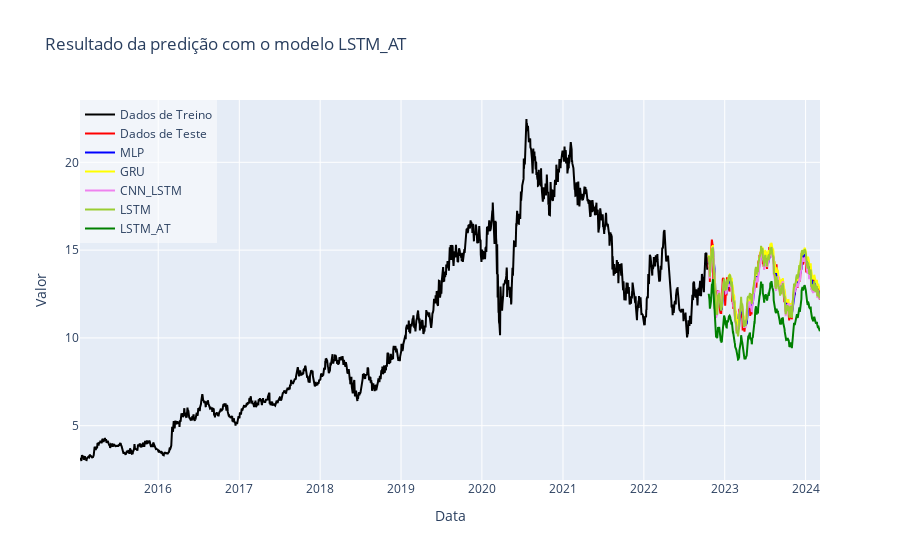

Notebook code cell kept with this figure:
### Code cell
import plotly.graph_objects as go

# Cria um gráfico de linha usando o Plotly
fig = go.Figure()

# Adiciona os valores reais ao gráfico
#fig.add_trace(go.Scatter(x=T_test, y=y_test_real, mode='lines', name='Real', line=dict(color='red')))
fig.add_trace(go.Scatter(x=T_train, y=y_train_real, mode='lines',name="Dados de Treino",line=dict(color='black')))
fig.add_trace(go.Scatter(x=T_test, y=y_test_real, mode='lines', name="Dados de Teste", line=dict(color='red')))

# Adiciona os valores preditos ao gráfico
colors=['blue', 'yellow', 'violet', 'yellowgreen', 'green']
for i in range(predictions.shape[1]):
    fig.add_trace(go.Scatter(x=T_test, y=predictions[:,i], mode='lines', name=f'{list(trained_best_models.keys())[i]}', line=dict(color=colors[i])))

# Configura o layout do gráfico
fig.update_layout(
    title=f'Resultado da predição com o modelo {model_name}',
    xaxis_title='Data',
    yaxis_title='Valor',
    showlegend=True,
    legend=dict(x=0, y=1, bgcolor='rgba(255, 255, 255, 0.5)')
)

# Exibe o gráfico
fig.show()

### Figure 1 — Plotly figure (JSON) as saved in the notebook; plotly's stock layout.template omitted (floating-point values rounded to 4 significant figures; data arrays with more than 128 entries replaced by an {"elided": "..."} marker saying what was removed)
{"data": [{"line": {"color": "black"}, "mode": "lines", "name": "Dados de Treino", "type": "scatter", "x": {"elided": "1933 str values"}, "y": {"elided": "1933 float values"}}, {"line": {"color": "red"}, "mode": "lines", "name": "Dados de Teste", "type": "scatter", "x": {"elided": "342 str values"}, "y": {"elided": "342 float values"}}, {"line": {"color": "blue"}, "mode": "lines", "name": "MLP", "type": "scatter", "x": {"elided": "342 str values"}, "y": {"elided": "342 float values"}}, {"line": {"color": "yellow"}, "mode": "lines", "name": "GRU", "type": "scatter", "x": {"elided": "342 str values"}, "y": {"elided": "342 float values"}}, {"line": {"color": "violet"}, "mode": "lines", "name": "CNN_LSTM", "type": "scatter", "x": {"elided": "342 str values"}, "y": {"elided": "342 float values"}}, {"line": {"color": "yellowgreen"}, "mode": "lines", "name": "LSTM", "type": "scatter", "x": {"elided": "342 str values"}, "y": {"elided": "342 float values"}}, {"line": {"color": "green"}, "mode": "lines", "name": "LSTM_AT", "type": "scatter", "x": {"elided": "342 str values"}, "y": {"elided": "342 float values"}}], "layout": {"legend": {"bgcolor": "rgba(255, 255, 255, 0.5)", "x": 0, "y": 1}, "showlegend": true, "title": {"text": "Resultado da predição com o modelo LSTM_AT"}, "xaxis": {"title": {"text": "Data"}}, "yaxis": {"title": {"text": "Valor"}}}}
